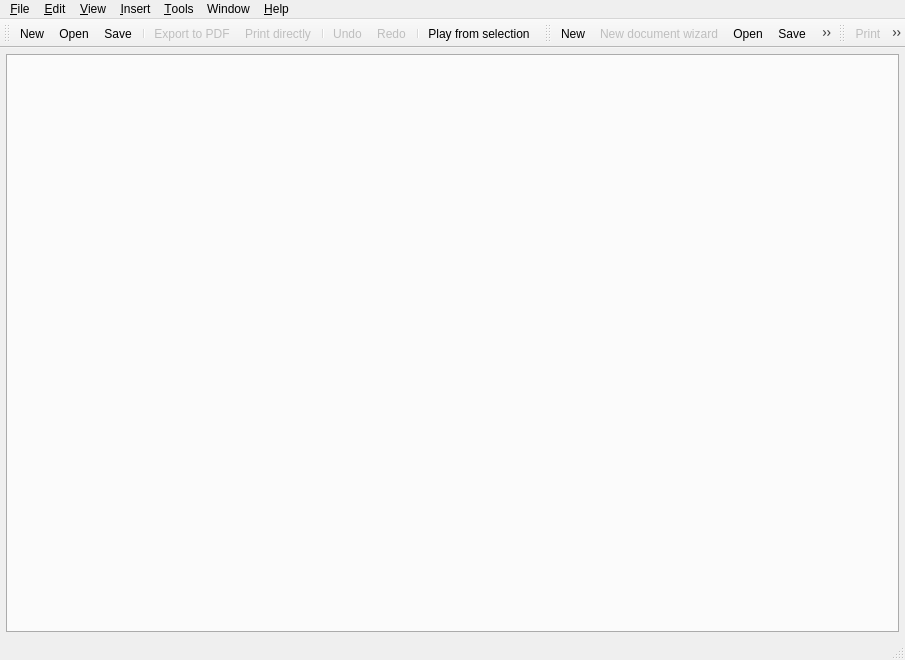
<ui version="4.0" >
 <author>Reinhard Katzmann, Matevž Jekovec</author>
 <class>uiMainWindow</class>
 <widget class="QMainWindow" name="uiMainWindow" >
  <property name="geometry" >
   <rect>
    <x>0</x>
    <y>0</y>
    <width>905</width>
    <height>660</height>
   </rect>
  </property>
  <property name="windowTitle" >
   <string>Canorus - Score editor</string>
  </property>
  <property name="windowIcon" >
   <iconset>images/clogosm.png</iconset>
  </property>
  <property name="statusTip" >
   <string/>
  </property>
  <widget class="QWidget" name="uiCentralWidget" >
   <layout class="QGridLayout" >
    <property name="leftMargin" >
     <number>6</number>
    </property>
    <property name="topMargin" >
     <number>6</number>
    </property>
    <property name="rightMargin" >
     <number>6</number>
    </property>
    <property name="bottomMargin" >
     <number>6</number>
    </property>
    <property name="horizontalSpacing" >
     <number>4</number>
    </property>
    <property name="verticalSpacing" >
     <number>4</number>
    </property>
    <item row="0" column="0" >
     <widget class="QTabWidget" name="uiTabWidget" >
      <property name="sizePolicy" >
       <sizepolicy vsizetype="Expanding" hsizetype="Expanding" >
        <horstretch>0</horstretch>
        <verstretch>0</verstretch>
       </sizepolicy>
      </property>
      <property name="autoFillBackground" >
       <bool>false</bool>
      </property>
      <property name="tabPosition" >
       <enum>QTabWidget::South</enum>
      </property>
     </widget>
    </item>
   </layout>
  </widget>
  <widget class="QMenuBar" name="uiMenuBar" >
   <property name="geometry" >
    <rect>
     <x>0</x>
     <y>0</y>
     <width>905</width>
     <height>36</height>
    </rect>
   </property>
   <widget class="QMenu" name="uiMenuEdit" >
    <property name="title" >
     <string>&amp;Edit</string>
    </property>
    <addaction name="uiUndo" />
    <addaction name="uiRedo" />
    <addaction name="separator" />
    <addaction name="uiCut" />
    <addaction name="uiCopy" />
    <addaction name="uiPaste" />
    <addaction name="separator" />
    <addaction name="uiSelectAll" />
    <addaction name="uiInvertSelection" />
    <addaction name="separator" />
    <addaction name="uiProperties" />
   </widget>
   <widget class="QMenu" name="uiMenuTools" >
    <property name="title" >
     <string>&amp;Tools</string>
    </property>
    <addaction name="uiGotoBar" />
    <addaction name="uiTranspose" />
    <addaction name="uiNoteCount" />
    <addaction name="separator" />
    <addaction name="uiSettings" />
   </widget>
   <widget class="QMenu" name="uiMenuWindow" >
    <property name="title" >
     <string>Window</string>
    </property>
    <addaction name="uiNewViewport" />
    <addaction name="uiNewWindow" />
    <addaction name="separator" />
    <addaction name="uiSplitHorizontally" />
    <addaction name="uiSplitVertically" />
    <addaction name="uiCloseCurrentView" />
    <addaction name="uiUnsplitAll" />
   </widget>
   <widget class="QMenu" name="uiMenuHelp" >
    <property name="title" >
     <string>&amp;Help</string>
    </property>
    <addaction name="uiUsersGuide" />
    <addaction name="uiWhatsThis" />
    <addaction name="uiTipOfTheDay" />
    <addaction name="separator" />
    <addaction name="uiAboutCanorus" />
    <addaction name="uiAboutQt" />
   </widget>
   <widget class="QMenu" name="uiMenuFile" >
    <property name="title" >
     <string>&amp;File</string>
    </property>
    <addaction name="uiNewDocument" />
    <addaction name="uiNewDocumentWizard" />
    <addaction name="uiOpenDocument" />
    <addaction name="uiSaveDocument" />
    <addaction name="uiSaveDocumentAs" />
    <addaction name="uiCloseDocument" />
    <addaction name="separator" />
    <addaction name="uiDocumentProperties" />
    <addaction name="separator" />
    <addaction name="uiImportDocument" />
    <addaction name="uiExportDocument" />
    <addaction name="separator" />
    <addaction name="uiPrintPreview" />
    <addaction name="uiPrint" />
    <addaction name="separator" />
    <addaction name="uiQuit" />
   </widget>
   <widget class="QMenu" name="uiMenuView" >
    <property name="title" >
     <string>&amp;View</string>
    </property>
    <widget class="QMenu" name="uiMenuZoom" >
     <property name="title" >
      <string>Zoom</string>
     </property>
     <addaction name="uiZoomToWidth" />
     <addaction name="uiZoomToHeight" />
     <addaction name="uiZoomToFit" />
     <addaction name="uiZoomToSelection" />
     <addaction name="separator" />
     <addaction name="uiCustomZoom" />
    </widget>
    <widget class="QMenu" name="uiMenuSourceView" >
     <property name="title" >
      <string>Source view</string>
     </property>
     <addaction name="uiLilyPondSource" />
     <addaction name="uiCanorusMLSource" />
    </widget>
    <addaction name="separator" />
    <addaction name="uiMenuZoom" />
    <addaction name="uiAnimatedScroll" />
    <addaction name="uiLockScrollPlayback" />
    <addaction name="separator" />
    <addaction name="uiScoreView" />
    <addaction name="uiMenuSourceView" />
    <addaction name="separator" />
    <addaction name="uiShowStatusBar" />
    <addaction name="uiFullscreen" />
   </widget>
   <widget class="QMenu" name="uiMenuInsert" >
    <property name="title" >
     <string>&amp;Insert</string>
    </property>
    <addaction name="uiNewSheet" />
    <addaction name="uiNewContext" />
    <addaction name="uiNewVoice" />
    <addaction name="separator" />
    <addaction name="uiInsertPlayable" />
    <addaction name="uiInsertClef" />
    <addaction name="uiInsertKeySig" />
    <addaction name="uiInsertTimeSig" />
    <addaction name="uiInsertBarline" />
    <addaction name="uiInsertSyllable" />
    <addaction name="uiInsertFM" />
   </widget>
   <addaction name="uiMenuFile" />
   <addaction name="uiMenuEdit" />
   <addaction name="uiMenuView" />
   <addaction name="uiMenuInsert" />
   <addaction name="uiMenuTools" />
   <addaction name="uiMenuWindow" />
   <addaction name="uiMenuHelp" />
  </widget>
  <widget class="QStatusBar" name="uiStatusBarWidget" />
  <widget class="QToolBar" name="uiStandardToolBar" >
   <property name="windowTitle" >
    <string>Standard ToolBar</string>
   </property>
   <property name="orientation" >
    <enum>Qt::Horizontal</enum>
   </property>
   <attribute name="toolBarArea" >
    <enum>TopToolBarArea</enum>
   </attribute>
   <attribute name="toolBarBreak" >
    <bool>false</bool>
   </attribute>
   <addaction name="uiNewDocument" />
   <addaction name="uiOpenDocument" />
   <addaction name="uiSaveDocument" />
   <addaction name="separator" />
   <addaction name="uiExportToPdf" />
   <addaction name="uiPrintDirectly" />
   <addaction name="separator" />
   <addaction name="uiUndo" />
   <addaction name="uiRedo" />
   <addaction name="separator" />
   <addaction name="uiPlayFromSelection" />
  </widget>
  <widget class="QToolBar" name="uiFileToolBar" >
   <property name="windowTitle" >
    <string>File ToolBar</string>
   </property>
   <property name="orientation" >
    <enum>Qt::Horizontal</enum>
   </property>
   <attribute name="toolBarArea" >
    <enum>TopToolBarArea</enum>
   </attribute>
   <attribute name="toolBarBreak" >
    <bool>false</bool>
   </attribute>
   <addaction name="uiNewDocument" />
   <addaction name="uiNewDocumentWizard" />
   <addaction name="uiOpenDocument" />
   <addaction name="uiSaveDocument" />
   <addaction name="uiSaveDocumentAs" />
   <addaction name="uiImportDocument" />
   <addaction name="uiExportDocument" />
   <addaction name="uiCloseDocument" />
  </widget>
  <widget class="QToolBar" name="uiPrintToolBar" >
   <property name="enabled" >
    <bool>true</bool>
   </property>
   <property name="windowTitle" >
    <string>Print ToolBar</string>
   </property>
   <property name="orientation" >
    <enum>Qt::Horizontal</enum>
   </property>
   <attribute name="toolBarArea" >
    <enum>TopToolBarArea</enum>
   </attribute>
   <attribute name="toolBarBreak" >
    <bool>false</bool>
   </attribute>
   <addaction name="uiPrint" />
   <addaction name="uiPrintDirectly" />
   <addaction name="uiPrintPreview" />
   <addaction name="uiExportToPdf" />
  </widget>
  <action name="uiQuit" >
   <property name="icon" >
    <iconset>images/exit.png</iconset>
   </property>
   <property name="text" >
    <string>&amp;Quit</string>
   </property>
   <property name="shortcut" >
    <string>Ctrl+Q</string>
   </property>
  </action>
  <action name="uiNewDocument" >
   <property name="icon" >
    <iconset>images/filenew.png</iconset>
   </property>
   <property name="text" >
    <string>&amp;New</string>
   </property>
   <property name="shortcut" >
    <string>Ctrl+N</string>
   </property>
  </action>
  <action name="uiOpenDocument" >
   <property name="icon" >
    <iconset>images/fileopen.png</iconset>
   </property>
   <property name="text" >
    <string>&amp;Open...</string>
   </property>
   <property name="shortcut" >
    <string>Ctrl+O</string>
   </property>
  </action>
  <action name="uiSaveDocument" >
   <property name="icon" >
    <iconset>images/filesave.png</iconset>
   </property>
   <property name="text" >
    <string>&amp;Save</string>
   </property>
   <property name="shortcut" >
    <string>Ctrl+S</string>
   </property>
  </action>
  <action name="uiSaveDocumentAs" >
   <property name="icon" >
    <iconset>images/filesaveas.png</iconset>
   </property>
   <property name="text" >
    <string>Save &amp;as...</string>
   </property>
  </action>
  <action name="uiCloseDocument" >
   <property name="icon" >
    <iconset>images/fileclose.svg</iconset>
   </property>
   <property name="text" >
    <string>&amp;Close</string>
   </property>
  </action>
  <action name="uiImportDocument" >
   <property name="enabled" >
    <bool>true</bool>
   </property>
   <property name="icon" >
    <iconset>images/filesave.png</iconset>
   </property>
   <property name="text" >
    <string>&amp;Import...</string>
   </property>
  </action>
  <action name="uiExportDocument" >
   <property name="icon" >
    <iconset>images/filesave.png</iconset>
   </property>
   <property name="text" >
    <string>&amp;Export...</string>
   </property>
   <property name="shortcut" >
    <string>Ctrl+E</string>
   </property>
  </action>
  <action name="uiPrintPreview" >
   <property name="enabled" >
    <bool>false</bool>
   </property>
   <property name="icon" >
    <iconset>images/fileprintpreview.png</iconset>
   </property>
   <property name="text" >
    <string>Print pre&amp;view...</string>
   </property>
   <property name="visible" >
    <bool>true</bool>
   </property>
  </action>
  <action name="uiPrint" >
   <property name="enabled" >
    <bool>false</bool>
   </property>
   <property name="icon" >
    <iconset>images/fileprint.png</iconset>
   </property>
   <property name="text" >
    <string>&amp;Print...</string>
   </property>
   <property name="shortcut" >
    <string>Ctrl+P</string>
   </property>
  </action>
  <action name="uiUndo" >
   <property name="enabled" >
    <bool>false</bool>
   </property>
   <property name="icon" >
    <iconset>images/editundo.png</iconset>
   </property>
   <property name="text" >
    <string>&amp;Undo</string>
   </property>
   <property name="shortcut" >
    <string>Ctrl+Z</string>
   </property>
  </action>
  <action name="uiRedo" >
   <property name="enabled" >
    <bool>false</bool>
   </property>
   <property name="icon" >
    <iconset>images/editredo.png</iconset>
   </property>
   <property name="text" >
    <string>&amp;Redo</string>
   </property>
   <property name="shortcut" >
    <string>Ctrl+Y</string>
   </property>
  </action>
  <action name="uiCopy" >
   <property name="icon" >
    <iconset>images/editcopy.png</iconset>
   </property>
   <property name="text" >
    <string>&amp;Copy</string>
   </property>
   <property name="shortcut" >
    <string>Ctrl+C</string>
   </property>
  </action>
  <action name="uiCut" >
   <property name="icon" >
    <iconset>images/editcut.png</iconset>
   </property>
   <property name="text" >
    <string>C&amp;ut</string>
   </property>
   <property name="shortcut" >
    <string>Ctrl+X</string>
   </property>
  </action>
  <action name="uiPaste" >
   <property name="icon" >
    <iconset>images/editpaste.png</iconset>
   </property>
   <property name="text" >
    <string>&amp;Paste</string>
   </property>
   <property name="shortcut" >
    <string>Ctrl+V</string>
   </property>
  </action>
  <action name="uiSelectAll" >
   <property name="enabled" >
    <bool>false</bool>
   </property>
   <property name="text" >
    <string>Select &amp;all</string>
   </property>
   <property name="shortcut" >
    <string>Ctrl+A</string>
   </property>
  </action>
  <action name="uiInvertSelection" >
   <property name="enabled" >
    <bool>false</bool>
   </property>
   <property name="text" >
    <string>Invert Selection</string>
   </property>
  </action>
  <action name="uiZoomToWidth" >
   <property name="text" >
    <string>Fit to width</string>
   </property>
  </action>
  <action name="uiGotoBar" >
   <property name="enabled" >
    <bool>false</bool>
   </property>
   <property name="text" >
    <string>Goto bar...</string>
   </property>
   <property name="shortcut" >
    <string>Ctrl+G</string>
   </property>
  </action>
  <action name="uiShowStatusBar" >
   <property name="checkable" >
    <bool>true</bool>
   </property>
   <property name="checked" >
    <bool>true</bool>
   </property>
   <property name="text" >
    <string>St&amp;atus bar</string>
   </property>
  </action>
  <action name="uiFullscreen" >
   <property name="checkable" >
    <bool>true</bool>
   </property>
   <property name="icon" >
    <iconset>images/fullscreen.png</iconset>
   </property>
   <property name="text" >
    <string>&amp;Fullscreen</string>
   </property>
  </action>
  <action name="uiInsertTimeSig" >
   <property name="checkable" >
    <bool>true</bool>
   </property>
   <property name="icon" >
    <iconset>images/tsc.svg</iconset>
   </property>
   <property name="text" >
    <string>&amp;Time signature...</string>
   </property>
  </action>
  <action name="uiInsertKeySig" >
   <property name="checkable" >
    <bool>true</bool>
   </property>
   <property name="icon" >
    <iconset>images/keysig.svg</iconset>
   </property>
   <property name="text" >
    <string>&amp;Key signature...</string>
   </property>
  </action>
  <action name="uiInsertBarline" >
   <property name="checkable" >
    <bool>true</bool>
   </property>
   <property name="icon" >
    <iconset>images/barlinesingle.svg</iconset>
   </property>
   <property name="text" >
    <string>Barline...</string>
   </property>
  </action>
  <action name="uiNoteCount" >
   <property name="enabled" >
    <bool>false</bool>
   </property>
   <property name="text" >
    <string>Note &amp;count...</string>
   </property>
  </action>
  <action name="uiSettings" >
   <property name="icon" >
    <iconset>images/settings.svg</iconset>
   </property>
   <property name="text" >
    <string>&amp;Settings...</string>
   </property>
  </action>
  <action name="uiUsersGuide" >
   <property name="enabled" >
    <bool>false</bool>
   </property>
   <property name="text" >
    <string>User's guide...</string>
   </property>
  </action>
  <action name="uiWhatsThis" >
   <property name="enabled" >
    <bool>false</bool>
   </property>
   <property name="text" >
    <string>What's &amp;this</string>
   </property>
  </action>
  <action name="uiTipOfTheDay" >
   <property name="checkable" >
    <bool>false</bool>
   </property>
   <property name="enabled" >
    <bool>false</bool>
   </property>
   <property name="text" >
    <string>Tip of the &amp;day</string>
   </property>
  </action>
  <action name="uiAboutCanorus" >
   <property name="icon" >
    <iconset>images/clogosm.png</iconset>
   </property>
   <property name="text" >
    <string>About &amp;Canorus...</string>
   </property>
  </action>
  <action name="uiAboutQt" >
   <property name="icon" >
    <iconset>images/qtlogo.png</iconset>
   </property>
   <property name="text" >
    <string>About &amp;Qt...</string>
   </property>
  </action>
  <action name="uiSplitHorizontally" >
   <property name="text" >
    <string>Split view horizontally</string>
   </property>
  </action>
  <action name="uiSplitVertically" >
   <property name="text" >
    <string>Split view vertically</string>
   </property>
  </action>
  <action name="uiCloseCurrentView" >
   <property name="enabled" >
    <bool>false</bool>
   </property>
   <property name="text" >
    <string>Close current view</string>
   </property>
  </action>
  <action name="uiUnsplitAll" >
   <property name="enabled" >
    <bool>false</bool>
   </property>
   <property name="text" >
    <string>Unsplit All</string>
   </property>
  </action>
  <action name="uiNewViewport" >
   <property name="text" >
    <string>New view</string>
   </property>
  </action>
  <action name="uiNewSheet" >
   <property name="icon" >
    <iconset>images/sheetnew.svg</iconset>
   </property>
   <property name="text" >
    <string>New sheet</string>
   </property>
  </action>
  <action name="uiNewContext" >
   <property name="checkable" >
    <bool>true</bool>
   </property>
   <property name="icon" >
    <iconset>images/staffnew.svg</iconset>
   </property>
   <property name="text" >
    <string>New context...</string>
   </property>
  </action>
  <action name="uiPlayFromSelection" >
   <property name="checkable" >
    <bool>true</bool>
   </property>
   <property name="icon" >
    <iconset>images/player_play.png</iconset>
   </property>
   <property name="text" >
    <string>Play from selection</string>
   </property>
  </action>
  <action name="uiAnimatedScroll" >
   <property name="checkable" >
    <bool>true</bool>
   </property>
   <property name="checked" >
    <bool>true</bool>
   </property>
   <property name="text" >
    <string>Animated scroll</string>
   </property>
  </action>
  <action name="uiLockScrollPlayback" >
   <property name="checkable" >
    <bool>true</bool>
   </property>
   <property name="text" >
    <string>Lock scroll while playback</string>
   </property>
  </action>
  <action name="uiZoomToHeight" >
   <property name="text" >
    <string>Fit to &amp;height</string>
   </property>
  </action>
  <action name="uiZoomToFit" >
   <property name="text" >
    <string>Best &amp;fit</string>
   </property>
  </action>
  <action name="uiZoomToSelection" >
   <property name="text" >
    <string>Fit to selection</string>
   </property>
  </action>
  <action name="uiNewWindow" >
   <property name="text" >
    <string>New window</string>
   </property>
  </action>
  <action name="uiCustomZoom" >
   <property name="text" >
    <string>Custom...</string>
   </property>
  </action>
  <action name="uiScoreView" >
   <property name="text" >
    <string>Score view</string>
   </property>
  </action>
  <action name="uiLilyPondSource" >
   <property name="icon" >
    <iconset>images/lilypondsource.svg</iconset>
   </property>
   <property name="text" >
    <string>LilyPond source</string>
   </property>
  </action>
  <action name="uiCanorusMLSource" >
   <property name="icon" >
    <iconset>images/canorusmlsource.svg</iconset>
   </property>
   <property name="text" >
    <string>CanorusML source</string>
   </property>
  </action>
  <action name="uiNewVoice" >
   <property name="icon" >
    <iconset>images/voicenew.svg</iconset>
   </property>
   <property name="text" >
    <string>New voice</string>
   </property>
  </action>
  <action name="uiProperties" >
   <property name="enabled" >
    <bool>false</bool>
   </property>
   <property name="text" >
    <string>Properties...</string>
   </property>
  </action>
  <action name="uiDocumentProperties" >
   <property name="enabled" >
    <bool>false</bool>
   </property>
   <property name="text" >
    <string>Document properties...</string>
   </property>
  </action>
  <action name="uiPrintDirectly" >
   <property name="enabled" >
    <bool>false</bool>
   </property>
   <property name="icon" >
    <iconset>images/filequickprint.png</iconset>
   </property>
   <property name="text" >
    <string>Print directly</string>
   </property>
   <property name="visible" >
    <bool>true</bool>
   </property>
  </action>
  <action name="uiExportToPdf" >
   <property name="enabled" >
    <bool>false</bool>
   </property>
   <property name="icon" >
    <iconset>images/pdf.png</iconset>
   </property>
   <property name="text" >
    <string>Export to PDF</string>
   </property>
   <property name="visible" >
    <bool>true</bool>
   </property>
  </action>
  <action name="uiNewDocumentWizard" >
   <property name="enabled" >
    <bool>false</bool>
   </property>
   <property name="icon" >
    <iconset>images/filenewwizard.png</iconset>
   </property>
   <property name="text" >
    <string>New document &amp;wizard...</string>
   </property>
  </action>
  <action name="uiInsertPlayable" >
   <property name="checkable" >
    <bool>true</bool>
   </property>
   <property name="icon" >
    <iconset>images/insertplayable.svg</iconset>
   </property>
   <property name="text" >
    <string>Playable...</string>
   </property>
  </action>
  <action name="uiInsertFM" >
   <property name="checkable" >
    <bool>true</bool>
   </property>
   <property name="enabled" >
    <bool>true</bool>
   </property>
   <property name="icon" >
    <iconset>images/insertfm.svg</iconset>
   </property>
   <property name="text" >
    <string>Function marking...</string>
   </property>
  </action>
  <action name="uiInsertClef" >
   <property name="checkable" >
    <bool>true</bool>
   </property>
   <property name="icon" >
    <iconset>images/clefbass.svg</iconset>
   </property>
   <property name="text" >
    <string>Clef...</string>
   </property>
  </action>
  <action name="uiSelectMode" >
   <property name="checkable" >
    <bool>true</bool>
   </property>
   <property name="checked" >
    <bool>true</bool>
   </property>
   <property name="icon" >
    <iconset>images/arrow.svg</iconset>
   </property>
   <property name="text" >
    <string>Select mode</string>
   </property>
  </action>
  <action name="uiRemoveVoice" >
   <property name="icon" >
    <iconset>images/voiceremove.svg</iconset>
   </property>
   <property name="text" >
    <string>Remove Voice</string>
   </property>
  </action>
  <action name="uiVoiceProperties" >
   <property name="enabled" >
    <bool>false</bool>
   </property>
   <property name="icon" >
    <iconset>images/voiceproperties.svg</iconset>
   </property>
   <property name="text" >
    <string>Voice Properties</string>
   </property>
  </action>
  <action name="uiAccsVisible" >
   <property name="checkable" >
    <bool>true</bool>
   </property>
   <property name="icon" >
    <iconset>images/accsvisible.svg</iconset>
   </property>
   <property name="text" >
    <string>Accidentals Visible</string>
   </property>
  </action>
  <action name="uiHiddenRest" >
   <property name="checkable" >
    <bool>true</bool>
   </property>
   <property name="icon" >
    <iconset>images/hiddenrest.svg</iconset>
   </property>
   <property name="text" >
    <string>Hidden Rest</string>
   </property>
  </action>
  <action name="uiRemoveContext" >
   <property name="icon" >
    <iconset>images/contextremove.svg</iconset>
   </property>
   <property name="text" >
    <string>Remove Context</string>
   </property>
  </action>
  <action name="uiContextProperties" >
   <property name="enabled" >
    <bool>false</bool>
   </property>
   <property name="icon" >
    <iconset>images/contextproperties.svg</iconset>
   </property>
   <property name="text" >
    <string>Context Properties</string>
   </property>
  </action>
  <action name="uiRemoveSheet" >
   <property name="icon" >
    <iconset>images/sheetremove.svg</iconset>
   </property>
   <property name="text" >
    <string>Remove Sheet</string>
   </property>
  </action>
  <action name="uiSheetProperties" >
   <property name="enabled" >
    <bool>false</bool>
   </property>
   <property name="icon" >
    <iconset>images/sheetproperties.svg</iconset>
   </property>
   <property name="text" >
    <string>Sheet Properties</string>
   </property>
  </action>
  <action name="uiTranspose" >
   <property name="enabled" >
    <bool>false</bool>
   </property>
   <property name="text" >
    <string>&amp;Transpose...</string>
   </property>
  </action>
  <action name="uiFMEllipse" >
   <property name="checkable" >
    <bool>true</bool>
   </property>
   <property name="icon" >
    <iconset>images/fme.svg</iconset>
   </property>
   <property name="text" >
    <string>Ellipse</string>
   </property>
  </action>
  <action name="uiInsertSyllable" >
   <property name="checkable" >
    <bool>true</bool>
   </property>
   <property name="icon" >
    <iconset>images/syllable.svg</iconset>
   </property>
   <property name="text" >
    <string>Insert syllable</string>
   </property>
  </action>
  <action name="uiEditMode" >
   <property name="checkable" >
    <bool>true</bool>
   </property>
   <property name="icon" >
    <iconset>images/editmode.svg</iconset>
   </property>
   <property name="text" >
    <string>Edit mode</string>
   </property>
  </action>
 </widget>
 <resources/>
 <connections>
  <connection>
   <sender>uiQuit</sender>
   <signal>triggered()</signal>
   <receiver>uiMainWindow</receiver>
   <slot>close()</slot>
   <hints>
    <hint type="sourcelabel" >
     <x>-1</x>
     <y>-1</y>
    </hint>
    <hint type="destinationlabel" >
     <x>402</x>
     <y>301</y>
    </hint>
   </hints>
  </connection>
 </connections>
</ui>
